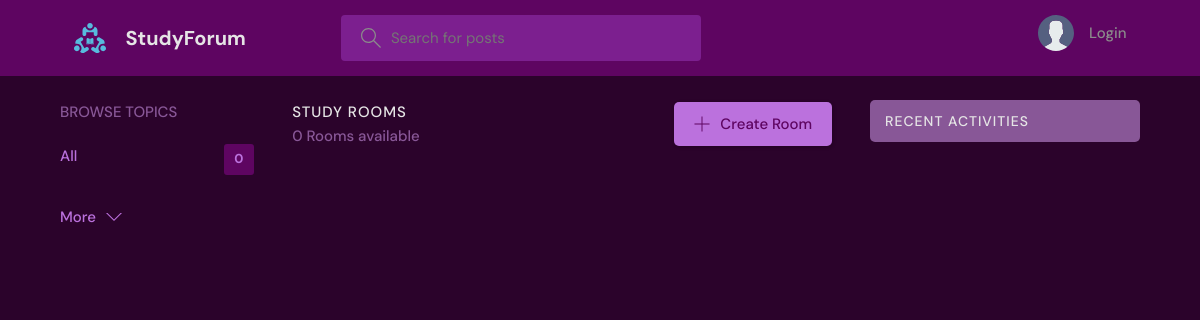
The app's page /?q=Python, older data.
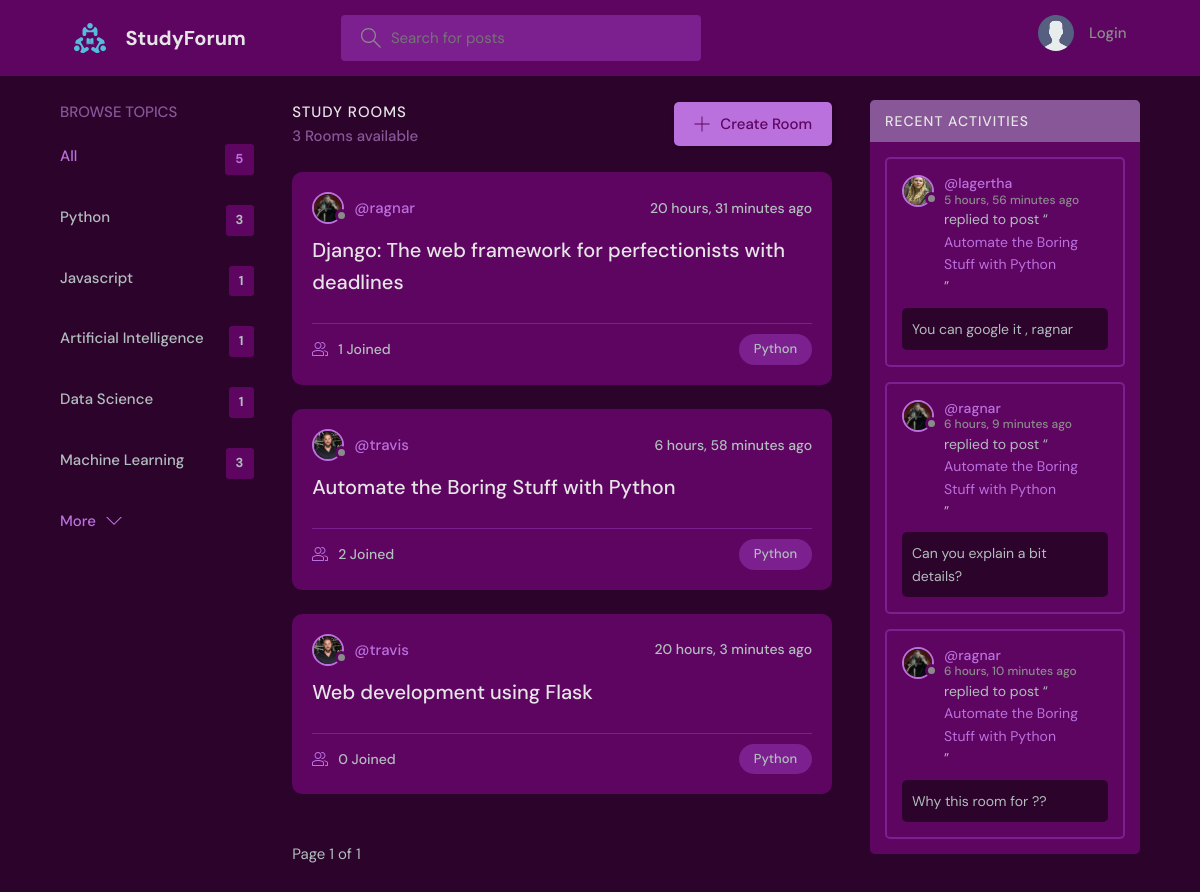
The same page, newer data.
### base/models.py (models this page shows, shortened)
class Topic(models.Model):
    name = models.CharField(max_length=200)

class Room(models.Model):
    host = models.ForeignKey(User, on_delete=models.SET_NULL, null=True)
    topic = models.ForeignKey(Topic, on_delete=models.SET_NULL, null=True)
    name = models.CharField(max_length=200)
    description = models.TextField(null=True, blank=True)
    participants = models.ManyToManyField(
        User, related_name='participants', blank=True)
    updated = models.DateTimeField(auto_now=True)
    created = models.DateTimeField(auto_now_add=True)
    class Meta:
        ordering = ['-updated', '-created']
    def __str__(self):
        return self.name

class Message(models.Model):
    user = models.ForeignKey(User, on_delete=models.CASCADE)
    room = models.ForeignKey(Room, on_delete=models.CASCADE)
    body = models.TextField()
    updated = models.DateTimeField(auto_now=True)
    created = models.DateTimeField(auto_now_add=True)
    class Meta:
        ordering = ['-updated', '-created']

### user/models.py (models this page shows)
class CustomUser(AbstractUser):
    name = models.CharField(max_length=200, null=True)
    email = models.EmailField(unique=True, null=True)
    bio = models.TextField(null=True)
    avatar = models.ImageField(null=True, default="avatar.svg")
    USERNAME_FIELD = 'email'
    REQUIRED_FIELDS = []

### base/views.py (the view)
# urls.py: path('', views.home, name="home"),
def home(request):
    q = request.GET.get('q') if request.GET.get('q') != None else ''
    rooms_ = Room.objects.filter(
        Q(topic__name__icontains=q) |
        Q(name__icontains=q) |
        Q(description__icontains=q)
    )
    p = Paginator(
        Room.objects.filter(
        Q(topic__name__icontains=q) |
        Q(name__icontains=q) |
        Q(description__icontains=q)
        ),
        6
    )
    page = request.GET.get('page')
    rooms = p.get_page(page)
    topics = Topic.objects.all()[0:5]
    room_count = rooms_.count()
    room_messages = Message.objects.filter(
        Q(room__topic__name__icontains=q))[0:3]
    context = {'rooms': rooms, 'topics': topics,
               'room_count': room_count, 'room_messages': room_messages}
    return render(request, 'base/home.html', context)

### base/templates/base/home.html (shortened to what this page needs)
{% extends 'base/main.html' %}
{% block content %}
<main class="layout layout--3">
  <div class="container">
    {% include 'base/topics_component.html' %}
    <div class="roomList">
      <div class="roomList__header">
        <div>
          <h2>Study Rooms</h2>
          <p>{{room_count}} Rooms available</p>
        </div>
        <a class="btn btn--main" href="{% url 'create-room' %}">
          <svg version="1.1" xmlns="http://www.w3.org/2000/svg" width="32" height="32" viewBox="0 0 32 32">
            <title>add</title>
            <path
              d="M16.943 0.943h-1.885v14.115h-14.115v1.885h14.115v14.115h1.885v-14.115h14.115v-1.885h-14.115v-14.115z">
            </path>
          </svg>
          Create Room
        </a>
      </div>
      {% include 'base/feed_component.html' %}
    </div>
    {% include 'base/activity_component.html' %}
  </div>
</main>
{% endblock %}

### base/templates/base/topics_component.html
<div class="topics">
    <div class="topics__header">
        <h2>Browse Topics</h2>
    </div>
    <ul class="topics__list">
        <li>
            <a href="{% url 'home' %}" class="active">All <span>{{topics.count}}</span></a>
        </li>
        {% for topic in topics %}
        <li>
            <a href="{% url 'home' %}?q={{topic.name}}">{{topic.name}}<span>{{topic.room_set.all.count}}</span></a>
        </li>
        {% endfor %}
    </ul>
    <a class="btn btn--link" href="{% url 'topics' %}">
        More
        <svg version="1.1" xmlns="http://www.w3.org/2000/svg" width="32" height="32" viewBox="0 0 32 32">
            <title>chevron-down</title>
            <path d="M16 21l-13-13h-3l16 16 16-16h-3l-13 13z"></path>
        </svg>
    </a>
</div>

### base/templates/base/feed_component.html (shortened to what this page needs)
{% for room in rooms %}
<div class="roomListRoom">
    <div class="roomListRoom__header">
        <a href="{% url 'user-profile' room.host.id %}" class="roomListRoom__author">
            <div class="avatar avatar--small">
                <img src="{{room.host.avatar.url}}" />
            </div>
            <span>@{{room.host.username}}</span>
        </a>
        <div class="roomListRoom__actions">
            <span>{{room.created|timesince}} ago</span>
        </div>
    </div>
    <div class="roomListRoom__content">
        <a href="{% url 'room' room.id %}">{{room.name}}</a>
    </div>
    <div class="roomListRoom__meta">
        <a href="{% url 'room' room.id %}" class="roomListRoom__joined">
            {{room.participants.all.count}} Joined
        </a>
        <p class="roomListRoom__topic">{{room.topic.name}}</p>
    </div>
</div>
{% endfor %}
<br>
{% if rooms %}
    <div>
        Page {{ rooms.number }} of {{ rooms.paginator.num_pages }}
    </div>
{% endif %}
<br><br>

### base/templates/base/activity_component.html (shortened to what this page needs)
<div class="activities">
    <div class="activities__header">
        <h2>Recent Activities</h2>
    </div>
    {% for message in room_messages %}
    <div class="activities__box">
        <div class="activities__boxHeader roomListRoom__header">
            <a href="{% url 'user-profile' message.user.id %}" class="roomListRoom__author">
                <div class="avatar avatar--small">
                    <img src="{{message.user.avatar.url}}" />
                </div>
                <p>
                    @{{message.user.username}}
                    <span>{{message.created|timesince}} ago</span>
                </p>
            </a>
        </div>
        <div class="activities__boxContent">
            <p>replied to post “<a href="{% url 'room' message.room.id %}">{{message.room}}</a>”</p>
            <div class="activities__boxRoomContent">{{message.body}}</div>
        </div>
    </div>
    {% endfor %}
</div>

Row changes from the older to the newer data that the page shows:
added Topic: name "Python", room_set.all.count "3"
added Topic: name "Javascript", room_set.all.count "1"
added Topic: name "Artificial Intelligence", room_set.all.count "1"
added Topic: name "Data Science", room_set.all.count "1"
added Topic: name "Machine Learning", room_set.all.count "3"
added Room: host.avatar (picture), host.username "ragnar", created "20 hours, 31 minutes", name "Django: The web framework for perfectionists with deadlines", participants.all.count "1", topic.name "Python"
added Room: host.avatar (picture), host.username "travis", created "6 hours, 58 minutes", name "Automate the Boring Stuff with Python", participants.all.count "2", topic.name "Python"
added Room: host.avatar (picture), host.username "travis", created "20 hours, 3 minutes", name "Web development using Flask", participants.all.count "0", topic.name "Python"
added Message: user.avatar (picture), user.username "lagertha", created "5 hours, 56 minutes", room "Automate the Boring Stuff with Python", body "You can google it , ragnar"
added Message: user.avatar (picture), user.username "ragnar", created "6 hours, 9 minutes", room "Automate the Boring Stuff with Python", body "Can you explain a bit details?"
added Message: user.avatar (picture), user.username "ragnar", created "6 hours, 10 minutes", room "Automate the Boring Stuff with Python", body "Why this room for ??"
Text that changed along with them:
{{ topics.count }}: "0" → "5"
{{ room_count }}: "0" → "3"
{{ rooms.number }}: (not shown) → "1"
{{ rooms.paginator.num_pages }}: (not shown) → "1"
text now shown: "Page of"
